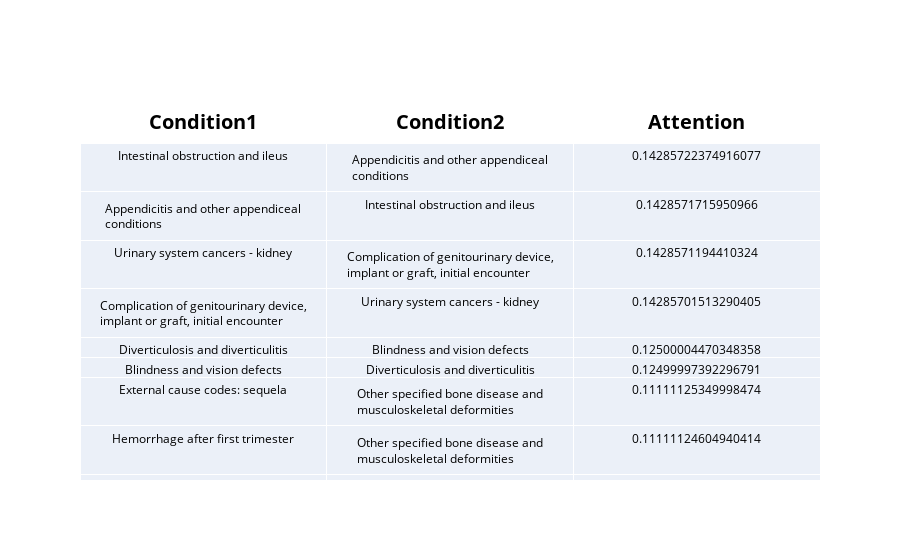

Notebook code for this chart:
### Code cell
df = pd.DataFrame(newrep)
fig = go.Figure(data=[go.Table(
  header=dict(
    values=["<b>Condition1</b>", "<b>Condition2</b>", "<b>Attention</b>"],
    line_color='white', fill_color='white',
    align='center', font=dict(color='black', size=20)
  ),
  cells=dict(
    values=[df.Condition1, df.Condition2, df.Attention],
    align='center', font=dict(color='black', size=12)
  ))
])
fig.show()

### Figure 1 — Plotly figure (JSON) as saved in the notebook; plotly's stock layout.template omitted (floating-point values rounded to 4 significant figures)
{"data": [{"cells": {"align": "center", "font": {"color": "black", "size": 12}, "values": [["Intestinal obstruction and ileus", "Appendicitis and other appendiceal conditions", "Urinary system cancers - kidney", "Complication of genitourinary device, implant or graft, initial encounter", "Diverticulosis and diverticulitis", "Blindness and vision defects", "External cause codes: sequela", "Hemorrhage after first trimester", "Superficial injury; contusion, initial encounter", "Hemorrhage after first trimester"], ["Appendicitis and other appendiceal conditions", "Intestinal obstruction and ileus", "Complication of genitourinary device, implant or graft, initial encounter", "Urinary system cancers - kidney", "Blindness and vision defects", "Diverticulosis and diverticulitis", "Other specified bone disease and musculoskeletal deformities", "Other specified bone disease and musculoskeletal deformities", "Postthrombotic syndrome and venous insufficiency/hypertension", "Other general signs and symptoms"], [0.1429, 0.1429, 0.1429, 0.1429, 0.125, 0.125, 0.1111, 0.1111, 0.1111, 0.1111]]}, "header": {"align": "center", "fill": {"color": "white"}, "font": {"color": "black", "size": 20}, "line": {"color": "white"}, "values": ["<b>Condition1</b>", "<b>Condition2</b>", "<b>Attention</b>"]}, "type": "table"}], "layout": {}}
